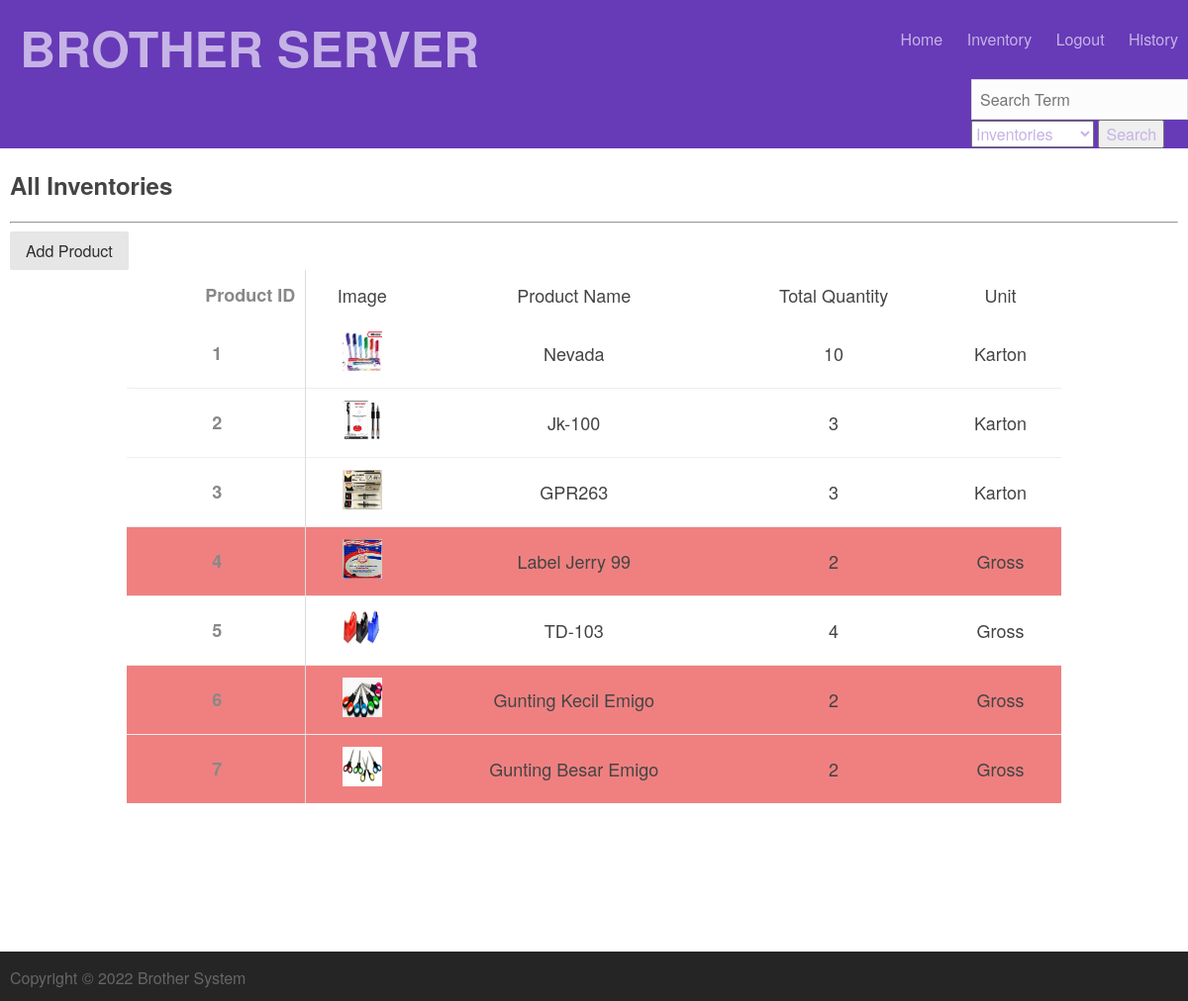
/inventories (signed in), run on an earlier commit of the app's database.
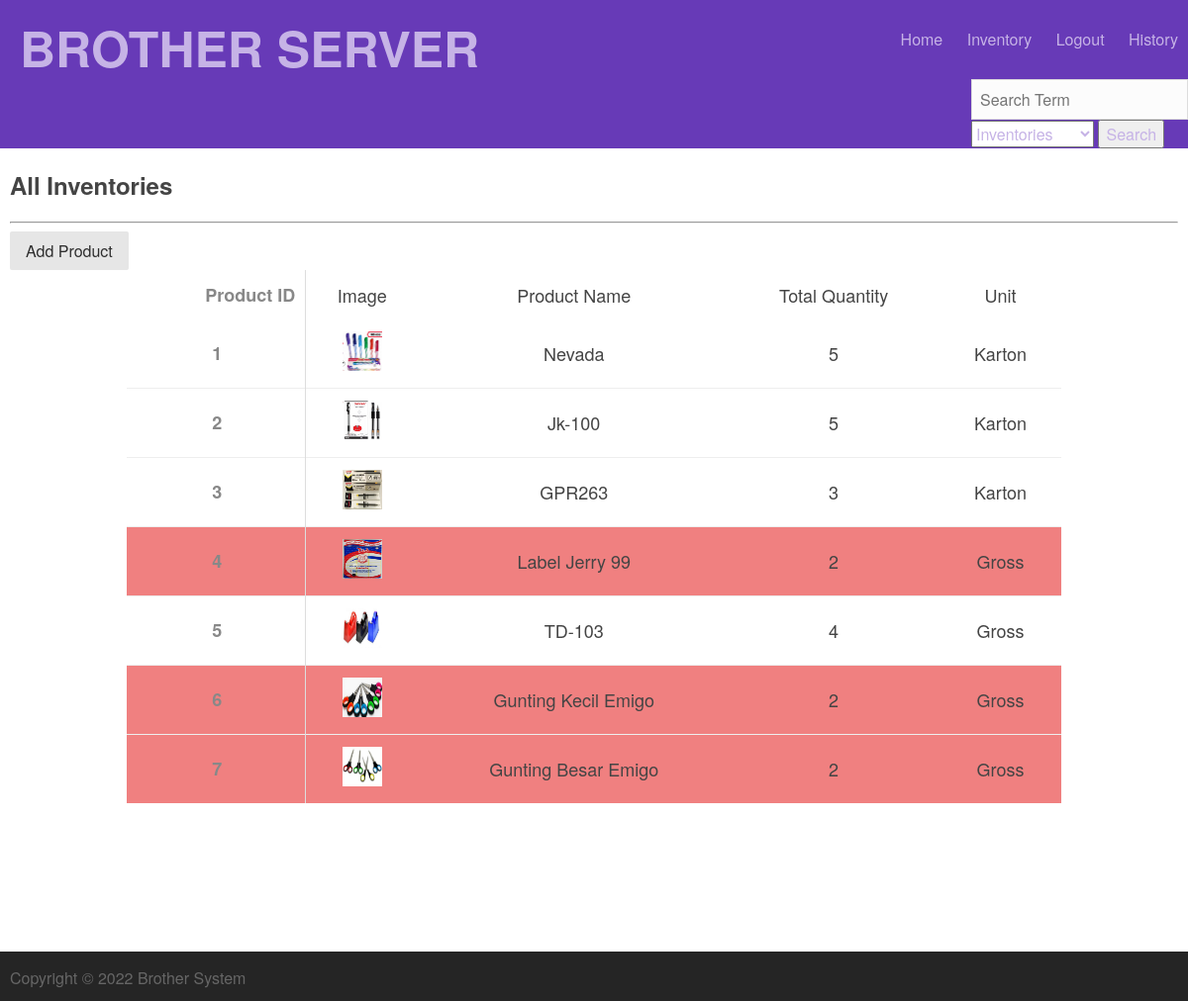
And on a later commit of the database.
### tables this page shows
CREATE TABLE Images(
            image_id INTEGER PRIMARY KEY AUTOINCREMENT,
            inventory_id INTEGER REFERENCES Inventory(inventory_id) NOT NULL,
            filename TEXT);

CREATE TABLE Inventory(
            inventory_id INTEGER PRIMARY KEY AUTOINCREMENT,
            inventoryname TEXT,
            quantity INT,
            description TEXT);

### run.py (the view)
@app.route('/inventories')
def list_inventories():
    if ('logged_in' not in session or not session['logged_in']):
        return redirect(url_for('login'))
    page['title'] = 'List Inventories'
    allinventories = None
    allinventories = myDatabase.select_all_inventories()
    if allinventories == None:
        allinventories = []
    return render_template("listitems/listinventories.html",
                            session=session,
                            page=page,
                            user=user_details,
                            allinventories=allinventories)

### database.py (called while the page is built)
    def execute(self, sql_string):
        out = None
        for string in sql_string.split(";"):
            try:
                out = self.cur.execute(string)
            except sqlite3.DatabaseError as e:
                print("database error:{}".format(e))
                pass
        return out

    def select_all_inventories(self):
        sql_query = """
                SELECT inv.inventory_id, inv.inventoryname, inv.quantity, inv.description, im.filename
                FROM Inventory inv INNER JOIN Images im
                ON inv.inventory_id = im.inventory_id
                ORDER BY inv.inventory_id
            """
        result = []
        self.execute(sql_query)
        cols = [a[0] for a in self.cur.description]
        returning = self.cur.fetchall()
        for row in returning:
            result.append({a:b for a,b in zip(cols, row)})
        return result

### templates/listitems/listinventories.html
{% include 'top.html' %}
<div class="content">
  <div class="container details">
    <h2 class="title">All Inventories</h2>
    <hr />
    {% if session.logged_in %}
    <a class="pure-button" href="{{ url_for('add_inventory')}}">Add Product</a>
    {% endif %}
    <div>
      <table class="styled">
        <thead>
          <tr>
            <td>Product ID</td>
            <td>Image</td>
            <td>Product Name</td>
            <td>Total Quantity</td>
            <td>Unit</td>
          </tr>
        </thead>
        <tbody>
          {% for instance in allinventories %}
          {% if instance.quantity <= 2 %}
          <tr bgcolor="lightcoral" class="clickable-tr" data-href="{{ url_for('single_inventory', inventory_id=instance.inventory_id)}}" >
          {% else %}
          <tr class="clickable-tr" data-href="{{ url_for('single_inventory', inventory_id=instance.inventory_id)}}" >
          {% endif %}
            <td style="text-align: center">{{ instance.inventory_id }}</td>
            <td> <img src="{{ url_for('display_image', filename=instance.filename) }}" width=40, height=40>
            </td>
            <td>{{ instance.inventoryname }}</td>
            <td>{{ instance.quantity }} </td>
            <td>{{ instance.description }}</td>
          </tr>
          {% endfor %}
        </tbody>
      </table>
    </div>
  </div>
</div>
{% include 'bottom.html'%}

What changed in the data, as far as the page shows it:
changed through a linked row, Images "Nevada": quantity "10" → "5"
changed through a linked row, Images "Jk-100": quantity "3" → "5"
